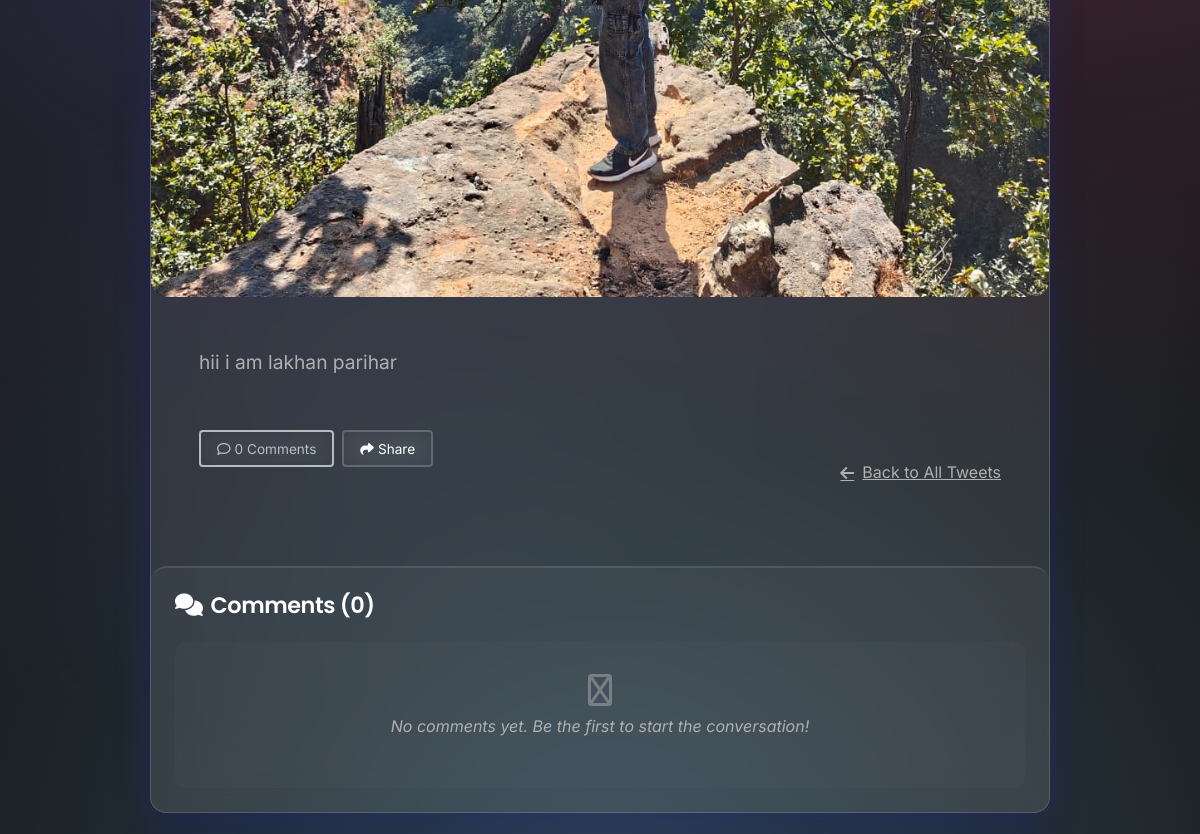
Before: /tweet/2/ (middle part) with the older database file.
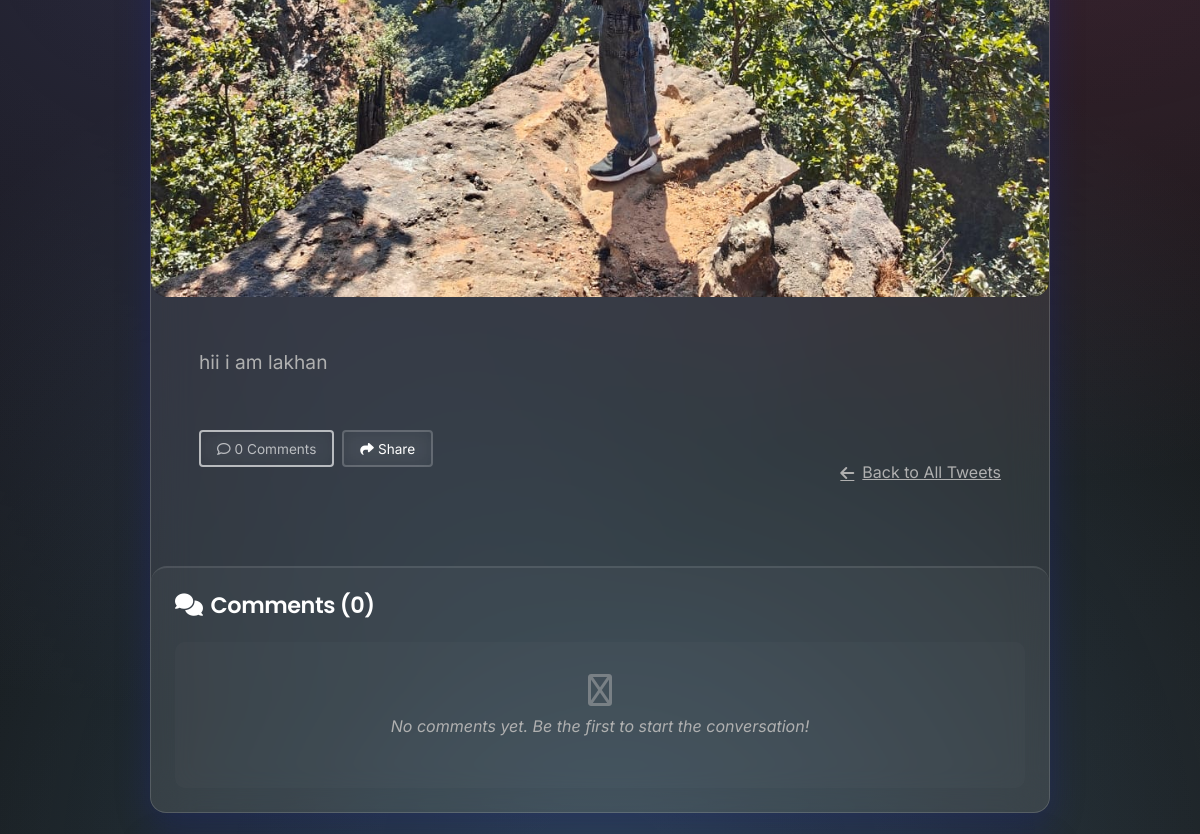
After: the same page with the newer database file.
### tweet/models.py (models this page shows, shortened)
class Tweet(models.Model):
    user= models.ForeignKey(User,on_delete=models.CASCADE)
    title=models.TextField(max_length=240,default='my first blog')
    text=models.TextField(max_length=240)
    photo=models.ImageField(upload_to='photos/',blank=True,null=True)
    created_at=models.DateTimeField(auto_now_add=True)
    updated_at=models.DateTimeField( auto_now=True)
    likes = models.ManyToManyField(User, related_name='liked_tweets', blank=True)

### tweet/views.py (the view)
# urls.py: path('<int:tweet_id>/', views.tweet_detail, name='tweet_detail'),
def tweet_detail(request, tweet_id):
    tweet = get_object_or_404(Tweet, id=tweet_id)
    comments = tweet.comments.all().order_by('-created_at')
    return render(request, 'tweet_page.html', {
        'tweet': tweet,
        'comments': comments
    })

### tweet/templates/tweet_page.html (shortened to what this page needs)
{% extends "layout.html" %}
{% block content%}
<div class="container py-5">
  <div class="tweet-container">
    <div class="glass-card p-0 overflow-hidden mb-4">
      {% if tweet.photo %}
      <div class="tweet-image-container">
        <img
          src="{{ tweet.photo.url }}"
          class="tweet-image"
          alt="{{ tweet.title }}"
        />
      </div>
      {% endif %}
      <div class="p-4 p-md-5">
        <div class="tweet-content">{{ tweet.text|linebreaksbr }}</div>
        <div class="d-flex flex-column flex-md-row justify-content-between align-items-start align-items-md-center">
          <div class="tweet-actions-buttons">
            <button class="btn btn-outline-custom btn-sm" disabled>
              <i class="far fa-comment me-1"></i>{{ comments.count }} Comment{{ comments.count|pluralize }}
            </button>
            <button class="btn btn-outline-custom btn-sm" onclick="sharePost()">
              <i class="fas fa-share me-1"></i>Share
            </button>
          </div>
          <a href="{% url 'tweet_list' %}" class="back-link">
            <i class="fas fa-arrow-left me-2"></i>Back to All Tweets
          </a>
        </div>
      </div>
      <div class="comments-section" id="comments-section">
        <h3>
          <i class="fas fa-comments"></i>
          Comments ({{ comments.count }})
        </h3>
        {% for c in comments %}
          <div class="comment-card">
            <div class="comment-header">
              <div class="comment-user">@{{ c.user.username }}</div>
              <div class="comment-date">{{ c.created_at|date:"M d, Y • h:i A" }}</div>
            </div>
            <div class="comment-text">{{ c.text|linebreaksbr }}</div>
            {% if user == c.user or user == tweet.user %}
            <div class="comment-actions">
              <form method="post" action="{% url 'comment_delete' c.id %}" style="display: inline;">
                {% csrf_token %}
                <button type="submit" class="btn btn-sm btn-outline-danger" onclick="return confirm('Are you sure you want to delete this comment?')">
                  <i class="fas fa-trash"></i> Delete
                </button>
              </form>
            </div>
            {% endif %}
          </div>
        {% empty %}
          <div class="no-comments">
            <i class="far fa-comment-slash mb-2" style="font-size: 2rem; opacity: 0.5;"></i>
            <p>No comments yet. Be the first to start the conversation!</p>
          </div>
        {% endfor %}
      </div>
    </div>
  </div>
</div>
{% endblock %}

Changed rows visible on the page:
changed Tweet: text "hii i am lakhan parihar" → "hii i am lakhan"
